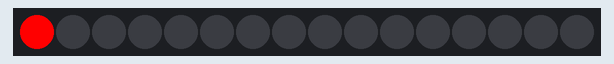
Simulated run of this sketch. Board: ATtiny85, built with avr-gcc and run on an emulated ATtiny85. Parts: 16 RGB LEDs in strip order, left to right.

Above: at 5.1 s.
At 12.6 s:
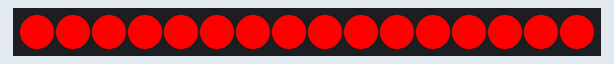
At 13.6 s:
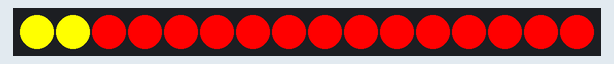
At 22.1 s:
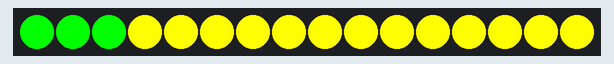
At 30.6 s:
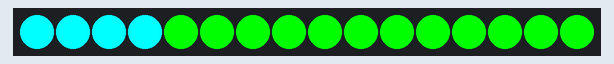
At 39.1 s:
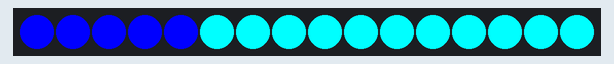

The sketch:

ColorSweep.ino
```cpp
//Setup
  #include <Adafruit_NeoPixel.h>
  #ifdef __AVR__
  #include <avr/power.h>
  #endif

  #define PIN        5

  #define NUMPIXELS 16
  Adafruit_NeoPixel pixels(NUMPIXELS, PIN, NEO_GRB + NEO_KHZ800);

  #define DELAYVAL 500 // Time (in milliseconds) to pause between pixels


void setup() {

#if defined(__AVR_ATtiny85__) && (F_CPU == 16000000)
  clock_prescale_set(clock_div_1);
#endif

  pixels.begin(); // INITIALIZE NeoPixel strip object (REQUIRED)
  pixels.setBrightness(255);
}

void loop() {
delay(5000);
  for(int i=0; i<NUMPIXELS; i++) { // For each pixel...
    pixels.setPixelColor(i, pixels.Color(255, 0, 0));
    pixels.show();
    delay(DELAYVAL);
  }
  for(int i=0; i<NUMPIXELS; i++) { // For each pixel...
    pixels.setPixelColor(i, pixels.Color(255, 255, 0));
    pixels.show();
    delay(DELAYVAL);
  }
    for(int i=0; i<NUMPIXELS; i++) { // For each pixel...
    pixels.setPixelColor(i, pixels.Color(0, 255, 0));
    pixels.show();
    delay(DELAYVAL);
  }
    for(int i=0; i<NUMPIXELS; i++) { // For each pixel...
    pixels.setPixelColor(i, pixels.Color(0,255, 255));
    pixels.show();
    delay(DELAYVAL);
  }
    for(int i=0; i<NUMPIXELS; i++) { // For each pixel...
    pixels.setPixelColor(i, pixels.Color(0, 0, 255));
    pixels.show();
    delay(DELAYVAL);
  }
    for(int i=0; i<NUMPIXELS; i++) { // For each pixel...
    pixels.setPixelColor(i, pixels.Color(255, 0, 255));
    pixels.show();
    delay(DELAYVAL);
  }
}
```
